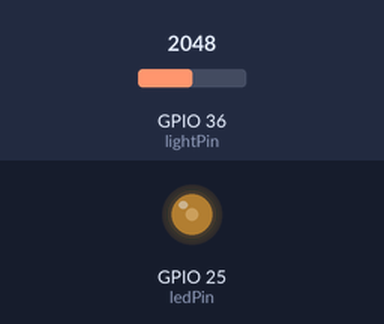
Bench run of a sketch on a simulated ESP32. Shown: output pins drawn as LEDs (lit = HIGH). Inputs (shaded band) come from the test bench; at power-on: GPIO 36 (lightPin) = 2048. What the sketch prints to the serial monitor is not drawn.

Above: at 1.2 s.
1.3 s: GPIO 36 (lightPin) set to 2866
At 2.5 s:
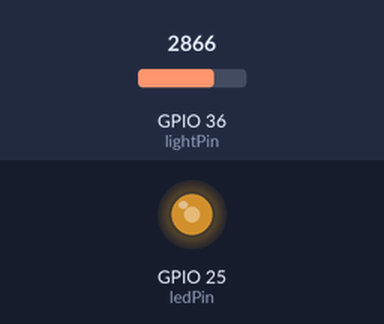
2.8 s: GPIO 36 (lightPin) set to 3603
At 3.8 s:
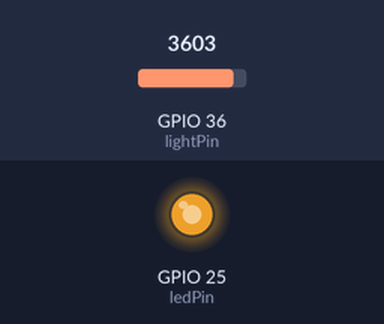
4.3 s: GPIO 36 (lightPin) set to 1228
At 5.0 s:
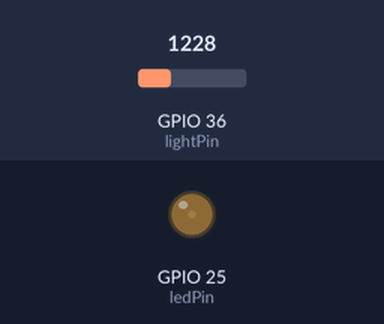
5.8 s: GPIO 36 (lightPin) set to 960
At 6.1 s:
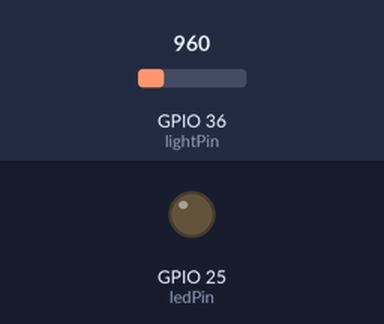
7.3 s: GPIO 36 (lightPin) set to 2047
At 8.4 s:
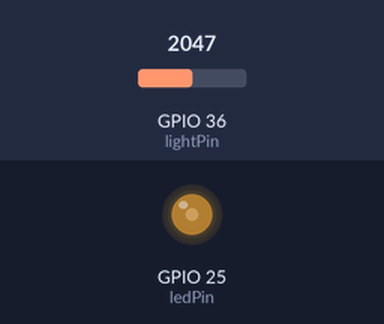
8.8 s: GPIO 36 (lightPin) set to 491
At 9.6 s:
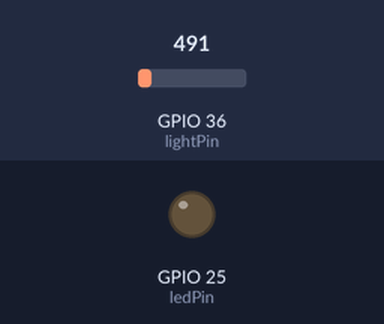
Timing chart, 0 to 11.3 s (numbered marks = the images above; inputs shaded):
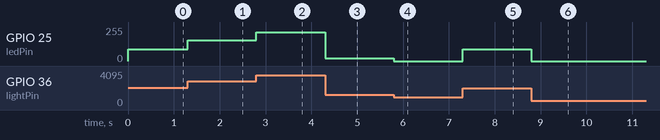

The sketch:

07-2_Light_PWM_LED.ino
```cpp
#define BRIGHT_MAX  1000

const int ledPin = 25;
const int lightPin = 36;
void setup() {
  Serial.begin(115200);
  while(!Serial);
  pinMode(ledPin, OUTPUT);
}

void loop() {
  int value;

  value = analogRead(lightPin);
  Serial.println(value);
  analogWrite(ledPin, map(value, 4095, BRIGHT_MAX, 255, 0));
}
```

Measured:
- after the input at 1.3 s, GPIO 25 (ledPin): 87/255 → 154/255 at once
- after the input at 2.8 s, GPIO 25 (ledPin): 154/255 → 215/255 at once
- after the input at 4.3 s, GPIO 25 (ledPin): 215/255 → 19/255 at once
- after the input at 5.8 s, GPIO 25 (ledPin): 19/255 → 0/255 at once
- after the input at 7.3 s, GPIO 25 (ledPin): 0/255 → 87/255 at once
- after the input at 8.8 s, GPIO 25 (ledPin): 87/255 → 0/255 at once
